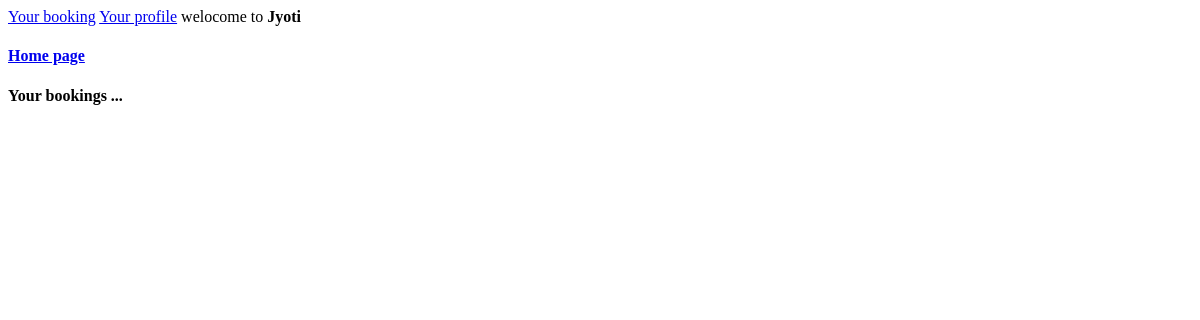
The app's page /booked/ (signed in), older data.
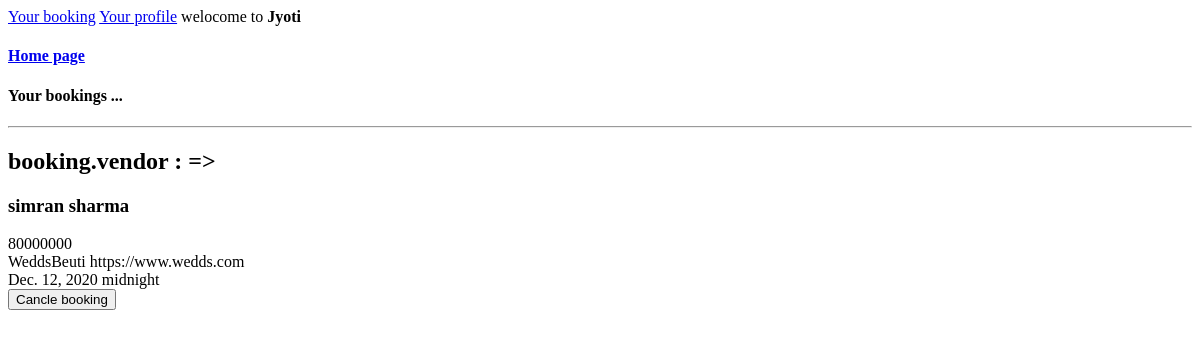
The same page, newer data.
### customer/models.py (models this page shows)
class Booking(models.Model):
    user = models.ForeignKey(User,on_delete=models.CASCADE,related_name='booking_user',null=False)
    venue = models.ForeignKey(Venue, on_delete=models.CASCADE,null=True)
    vendor = models.ForeignKey(User, on_delete=models.CASCADE,null=True)
    date = models.DateField(null=True)
    time = models.TimeField(null=True)

### EventPlanner/models.py (models this page shows, shortened)
class UserProfile(models.Model):
    user = models.OneToOneField(User,on_delete=models.CASCADE)
    user_type = models.CharField(choices=user_type_choices,max_length=50)
    contact_info = models.CharField(max_length=200,blank=True,null=True,verbose_name='Contact information')
    company_name = models.CharField(max_length=50,blank=True,null=True)
    website = models.URLField(max_length=200,blank=True,null=True)
    bio = models.TextField(blank=True,null=True)
    city = models.CharField(max_length=20,null=False,blank=False)
    state = models.CharField(max_length=20,null=False,blank=False)
    location = models.TextField(blank=True,null=True)
    service_offered = models.TextField(blank=True,null=True)

### customer/views.py (the view)
# urls.py: path('booked/',views.booked),
@login_required(login_url='/login-C/')
def booked(request):
    bookings = Booking.objects.all()
    context = {'bookings':bookings}
    return render(request,'customer/booked.html',context)

### customer/templates/customer/booked.html (shortened to what this page needs)
{% extends 'home.html' %}
{% block content %}
<h4>Your bookings ...</h4>
{% for booking in bookings reversed %}
{% if booking.user == request.user %}
<hr>
{% if booking.venue and booking.vendor %}
<h1>Full package block </h1>
<h2>booking.venue : => </h2>
<h3>{{booking.venue.name}}</h3>
<div>{{booking.venue.location}}</div>
<div>{{booking.venue.city}} {{booking.venue.state}}</div>
<h2>Vendor information : => </h2>
<h3>{{booking.vendor.first_name}} {{booking.vendor.last_name}}</h3>
<div>{{booking.vendor.userprofile.contact_info}}</div>
<div>{{booking.vendor.userprofile.company_name}} {{booking.vendor.userprofile.website}}</div>
<div>{{booking.date}} {{booking.time}}</div>
<form action="/delete-book/" method="POST">
    {% csrf_token %}
    <input type="hidden" value="{{booking.id}}" name="booking_id">
     <input type="submit" value="Cancle booking">
</form>
<hr>
{% else %}
<h2>booking.vendor : => </h2>
<h3>{{booking.vendor.first_name}} {{booking.vendor.last_name}}</h3>
<div>{{booking.vendor.userprofile.contact_info}}</div>
<div>{{booking.vendor.userprofile.company_name}} {{booking.vendor.userprofile.website}}</div>
<div>{{booking.date}} {{booking.time}}</div>
<form action="/delete-book/" method="POST">
    <input type="submit" value="Cancle booking">
</form>
{% endif %}
{% endif %}
{% endfor %}
{% endblock %}

Row changes from the older to the newer data that the page shows:
added Booking: vendor.first_name "simran", vendor.last_name "sharma", vendor.userprofile.contact_info "80000000", vendor.userprofile.company_name "WeddsBeuti", vendor.userprofile.website "https://www.wedds.com", date "Dec. 12, 2020", time "midnight"
